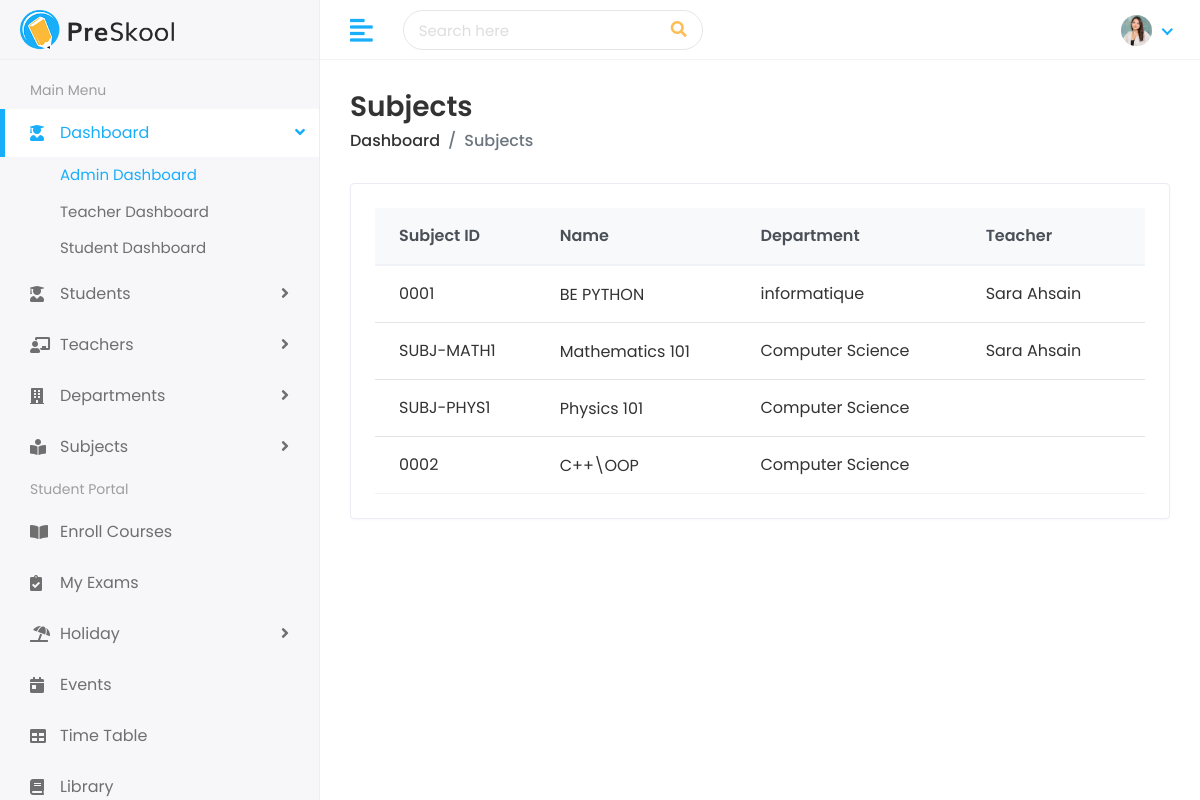
Before: /subjects/list/ (signed in) with the older database file.
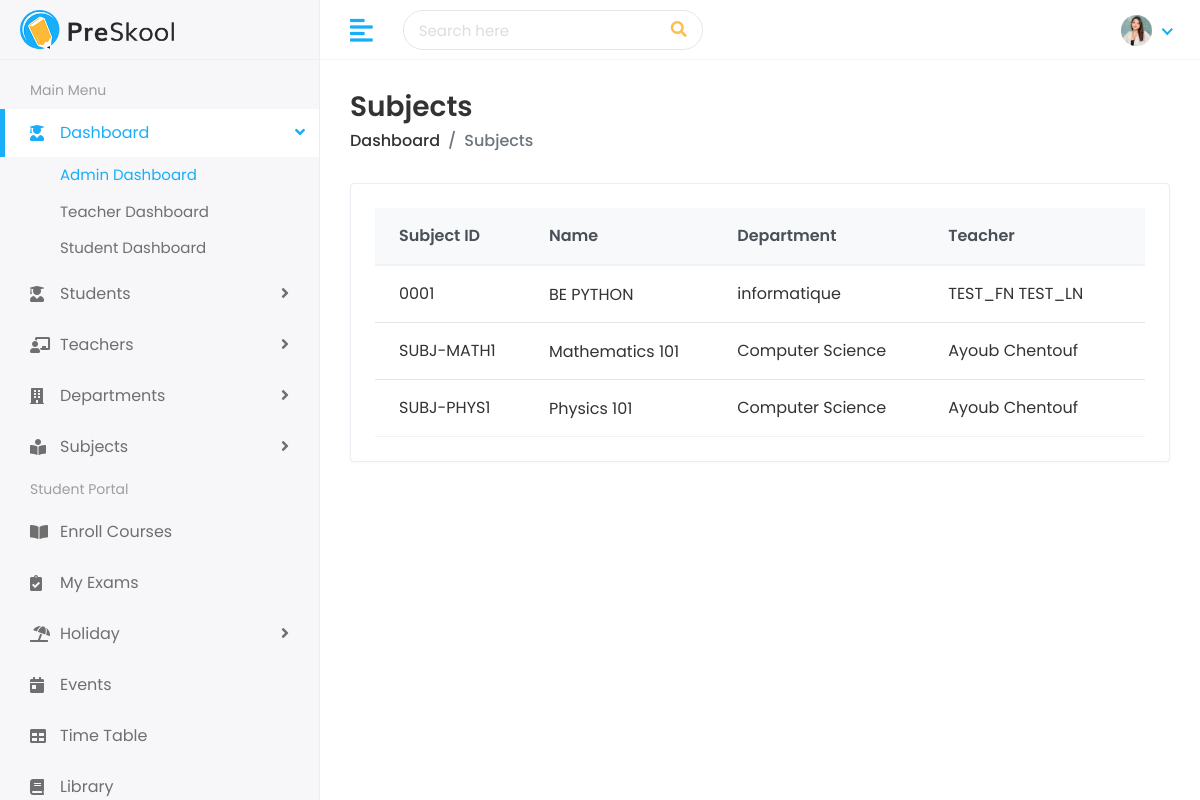
After: the same page with the newer database file.
### subjects/models.py (models this page shows, shortened)
class Subject(models.Model):
    subject_id = models.CharField(max_length=20, unique=True)
    name = models.CharField(max_length=100)
    department = models.ForeignKey(
        Department,
        on_delete=models.CASCADE,
        related_name='subjects'
    )
    teacher = models.ForeignKey(
        Teacher,
        on_delete=models.SET_NULL,
        null=True,
        related_name='taught_subjects'
    )

### faculty/models.py (models this page shows, shortened)
class Department(models.Model):
    department_id = models.CharField(max_length=20, unique=True)
    name = models.CharField(max_length=100)
    head_of_department = models.CharField(max_length=100, blank=True)
    start_year = models.IntegerField()
    students_capacity = models.IntegerField()

class Teacher(models.Model):
    first_name = models.CharField(max_length=100)
    last_name = models.CharField(max_length=100)
    teacher_id = models.CharField(max_length=20, unique=True)
    gender = models.CharField(max_length=10, choices=[('Male', 'Male'), ('Female', 'Female')])
    date_of_birth = models.DateField()
    joining_date = models.DateField()
    mobile_number = models.CharField(max_length=15)
    experience = models.CharField(max_length=50, blank=True)
    avatar = models.ImageField(upload_to='teachers/', blank=True)
    department = models.ForeignKey(Department, on_delete=models.SET_NULL, null=True, related_name='teachers')
    email = models.EmailField(max_length=100, blank=True)
    address = models.TextField(blank=True)

### subjects/views.py (the view)
# urls.py: path('list/', views.subject_list, name='subject_list'),
@login_required
def subject_list(request):
    subjects = Subject.objects.all()
    return render(request, 'subjects/subjects.html', {'subjects': subjects})

### templates/subjects/subjects.html (shortened to what this page needs)
{% extends 'Home/base.html' %}
{% block body %}
<div class="page-wrapper">
    <div class="content container-fluid">
        <div class="page-header">
            <div class="row align-items-center">
                <div class="col">
                    <h3 class="page-title">Subjects</h3>
                    <ul class="breadcrumb">
                        <li class="breadcrumb-item"><a href="{% url 'index' %}">Dashboard</a></li>
                        <li class="breadcrumb-item active">Subjects</li>
                    </ul>
                </div>
            </div>
        </div>
        <div class="row">
            <div class="col-sm-12">
                <div class="card card-table">
                    <div class="card-body">
                        <div class="table-responsive">
                            <table class="table table-hover table-center mb-0">
                                <thead class="thead-light">
                                    <tr>
                                        <th>Subject ID</th>
                                        <th>Name</th>
                                        <th>Department</th>
                                        <th>Teacher</th>
                                    </tr>
                                </thead>
                                <tbody>
                                    {% for subject in subjects %}
                                    <tr>
                                        <td>{{ subject.subject_id }}</td>
                                        <td>
                                            <h2><a>{{ subject.name }}</a></h2>
                                        </td>
                                        <td>{{ subject.department.name }}</td>
                                        <td>{{ subject.teacher.first_name }} {{ subject.teacher.last_name }}</td>
                                    </tr>
                                    {% empty %}
                                    <tr>
                                        <td colspan="5" class="text-center">No subjects found. Time to add some!</td>
                                    </tr>
                                    {% endfor %}
                                </tbody>
                            </table>
                        </div>
                    </div>
                </div>
            </div>
        </div>
    </div>
</div>
{% endblock %}

### templates/Home/base.html (shortened to what this page needs)
{% load static %}
<!DOCTYPE html>
<html lang="en">
   <head>
      <link rel="stylesheet" href="{% static 'assets/plugins/bootstrap/css/bootstrap.min.css' %}">
      <link rel="stylesheet" href="{% static 'assets/plugins/fontawesome/css/fontawesome.min.css' %}">
      <link rel="stylesheet" href="{% static 'assets/plugins/fontawesome/css/all.min.css' %}">
      <link rel="stylesheet" href="{% static 'assets/css/style.css' %}">
   </head>
   <body>
      <div class="main-wrapper">
         <div class="header">
            <div class="header-left">
               <a href="{% url 'index' %}" class="logo">
               <img src="{% static 'assets/img/logo.png' %}" alt="Logo">
               </a>
            </div>
            <a href="javascript:void(0);" id="toggle_btn">
            <i class="fas fa-align-left"></i>
            </a>
            <div class="top-nav-search">
               <form>
                  <input type="text" class="form-control" placeholder="Search here">
                  <button class="btn" type="submit"><i class="fas fa-search"></i></button>
               </form>
            </div>
            <ul class="nav user-menu">
               <li class="nav-item dropdown noti-dropdown">
                  <a href="#" class="dropdown-toggle nav-link" data-toggle="dropdown">
                  </a>
               </li>
               <li class="nav-item dropdown has-arrow">
                  <a href="#" class="dropdown-toggle nav-link" data-toggle="dropdown">
                  <span class="user-img"><img class="rounded-circle" src="{% static 'assets/img/profiles/avatar-01.jpg' %}" width="31" alt="Ryan Taylor"></span>
                  </a>
               </li>
            </ul>
         </div>
         <div class="sidebar" id="sidebar">
            <div class="sidebar-inner slimscroll">
               <div id="sidebar-menu" class="sidebar-menu">
                  <ul>
                     <li class="menu-title">
                        <span>Main Menu</span>
                     </li>
                     <li class="submenu active">
                        <a href="#"><i class="fas fa-user-graduate"></i> <span> Dashboard</span> <span class="menu-arrow"></span></a>
                        <ul>
                           <li><a href="{% url 'admin_dashboard' %}" class="active">Admin Dashboard</a></li>
                           <li><a href="{% url 'teacher_dashboard' %}">Teacher Dashboard</a></li>
                           <li><a href="{% url 'student_dashboard' %}">Student Dashboard</a></li>
                        </ul>
                     </li>
                     <li class="submenu">
                        <a href="#"><i class="fas fa-user-graduate"></i> <span> Students</span> <span class="menu-arrow"></span></a>
                     </li>
                     <li class="submenu">
                        <a href="#"><i class="fas fa-chalkboard-teacher"></i> <span> Teachers</span> <span class="menu-arrow"></span></a>
                     </li>
                     <li class="submenu">
                        <a href="#"><i class="fas fa-building"></i> <span> Departments</span> <span class="menu-arrow"></span></a>
                     </li>
                     <li class="submenu">
                        <a href="#"><i class="fas fa-book-reader"></i> <span> Subjects</span> <span class="menu-arrow"></span></a>
                     </li>
                     {% if request.user.is_student %}
                     <li class="menu-title">
                        <span>Student Portal</span>
                     </li>
                     <li>
                        <a href="{% url 'enroll_subjects' %}"><i class="fas fa-book-open"></i> <span>Enroll Courses</span></a>
                     </li>
                     <li>
                        <a href="{% url 'my_exams' %}"><i class="fas fa-clipboard-check"></i> <span>My Exams</span></a>
                     </li>
                     {% endif %}
                     <li class="submenu">
                        <a href="#"><i class="fas fa-umbrella-beach"></i><span> Holiday</span><span class="menu-arrow"></span></a>
                     </li>
                      <li>
                         <a href="#"><i class="fas fa-calendar-day"></i> <span>Events</span></a>
                      </li>
                      <li>
                         <a href="{% url 'visual_timetable' %}"><i class="fas fa-table"></i> <span>Time Table</span></a>
                      </li>
                      <li>
                         <a href="#"><i class="fas fa-book"></i> <span>Library</span></a>
                      </li>
                  </ul>
               </div>
            </div>
         </div>
         {% block body %}
         {% endblock %}
      </div>
  </body>
  </html>

Changed rows visible on the page:
removed Subject: subject_id "0002", name "C++\\OOP", department.name "Computer Science"
changed through a linked row, Subject "BE PYTHON": teacher.first_name "Sara" → "TEST_FN"; teacher.last_name "Ahsain" → "TEST_LN"
changed Subject "SUBJ-MATH1": teacher.first_name "Sara" → "Ayoub"; teacher.last_name "Ahsain" → "Chentouf"
changed Subject "SUBJ-PHYS1": teacher.first_name (not shown) → "Ayoub"; teacher.last_name (not shown) → "Chentouf"
